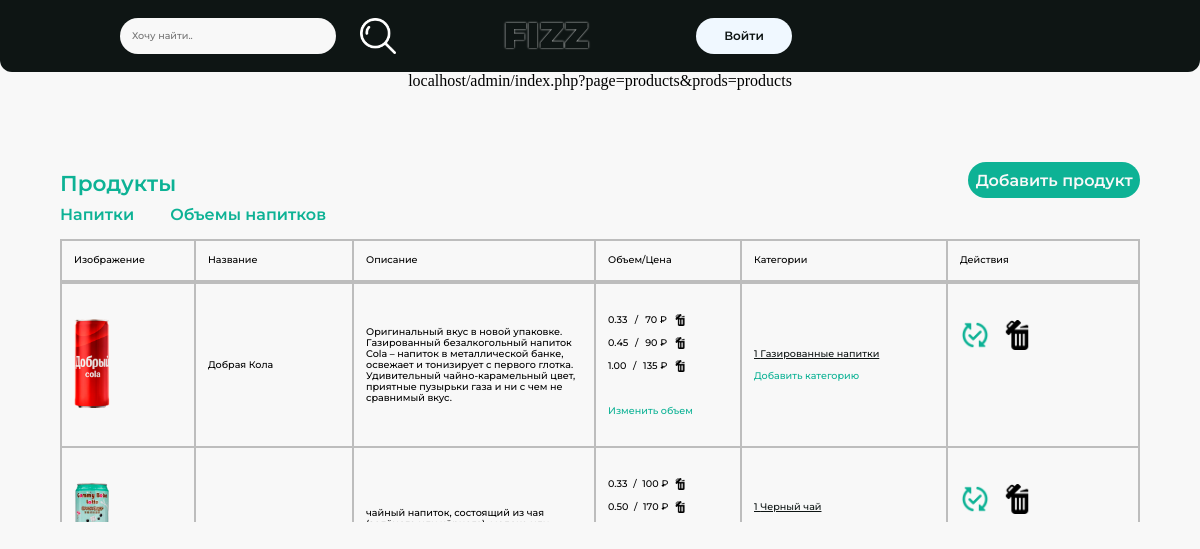
Page /admin/index.php?page=products&prods=products on the committed database.
### tables this page shows
CREATE TABLE `products` (
  `id_product` int(11) NOT NULL,
  `name_product` varchar(37) NOT NULL,
  `desc_product` text NOT NULL,
  `image_product` varchar(200) NOT NULL,
  `exist` enum('0','1') NOT NULL DEFAULT '1'
);

CREATE TABLE `volumes` (
  `id_volume_prod` int(11) NOT NULL,
  `id_product` int(11) NOT NULL,
  `volume_of_prod` decimal(3,2) NOT NULL,
  `price_volume` int(11) NOT NULL DEFAULT '100'
);

### admin/index.php (the view, shortened to what this page needs)
<?php
    include "header.php";
    echo "<div id='emtyAboveAcc'> </div>";
    $page = isset($_GET['page']) ? $_GET['page']  : false ;
    if($page && $page == 'categories'){
        echo "<div class='createNName' >
                    <h3 id='namePageAdmin'> Категории </h3>
                    <a class='createAdmin' href='createCategory.php'> Добавить категорию</a>
              </div>";
        echo "<div id='startCat'><table></div>
            <tr>
                <td class='thCat' id='thCat1'>Идентификатор</td>
                <td class='thCat' id='thCat2'>Название</td>
                <td class='thCat' id='thCat3'>Действия</td>
            </tr></table>";
    }
    else if($page && $page== 'products'){
        $prods = isset($_GET['prods']) ? $_GET['prods'] : false;
        echo "<div class='createNName' >
                    <h3 id='namePageAdmin'> Продукты </h3>";
                    if($prods && $prods == 'products'){
                        echo "<a class='createAdmin' href='createProduct.php'>Добавить продукт</a>";
                    }
                echo "</div>";
        echo "<div id='startProd'><a href='index.php?page=products&prods=products' class='navProdAdmin'>Напитки</a>  <a href='index.php?page=products&prods=volumes' class='navProdAdmin'>Объемы напитков</a></div>";
        if($prods == 'volumes'){
            echo "<div id='emtyOneProd2'></div>
            <table id='productsAdminTitle'>
                <tr>
                    <td class='titlePA' id='thV1'>Название</td>
                    <td class='titlePA' id='thV2'>Объем</td>
                    <td class='titlePA' id='thV3'>Цена</td>
                    <td class='titlePA' id='thV4'>Действия</td>
                </tr>
            </table>";
        }
        else{
            echo "<div id='emtyOneProd2'></div>
            <table id='productsAdminTitle'>
            <tr>
                <td class='titlePA' id='thP1'>Изображение</td>
                <td class='titlePA' id='thP2'>Название</td>
                <td class='titlePA' id='thP3'>Описание</td>
                <td class='titlePA' id='thP6'>Объем/Цена</td>
                <td class='titlePA' id='thP4'>Категории</td>
                <td class='titlePA' id='thP5'>Действия</td>
            </tr></table>";
        }
    }
    echo "<div id='scrollAdmin'>";
    if($page && $page == 'categories'){
        $categories = mysqli_fetch_all(mysqli_query($con, "SELECT `id_category`, `name_category` FROM `categories`"));
        $checkCat = 0;
        echo "<table class='tableAdminCat'>";
            foreach($categories as $cat){
                if($checkCat == 0){
                    echo "<tr>";
                    $checkCat = 1;
                }
                $check_exist = mysqli_fetch_array(mysqli_query($con, "SELECT exist FROM categories WHERE id_category=$cat[0]"));
                    echo "<td class='idCategory'>".$cat[0]."</td>
                          <td class='nameCategory'>".$cat[1]."</td>
                          <td class='actionCategory'>
                            <form action='updateCat-db.php' method='POST'>
                                <input type='hidden' name='idCat' value='".$cat[0]."'>
                                <input class='updateCatAct' type='submit' value=''>
                            </form>
                            <form id='actionCatForm' action='";
                            if($check_exist[0] == 1) {
                                echo "deleteCat-db.php";
                            }else{
                                echo "recoverCat-db.php";
                            }
                            echo "' method='POST'>
                                <input class='deleteCatAct' type='hidden' name='idCat' value='".$cat[0]."'>
                                <input class='";
                                if($check_exist[0] == '1') {
                                    echo 'deleteCatAct';
                                }else{
                                    echo 'recoverCatAct';
                                }
                                echo "' type='submit' value=''>
                            </form>
                          </td>";
                if($checkCat == 1){
                    echo "</tr>";
                    $checkCat = 0;
                }
            }
        echo "";
    }
    else if($page && $page == 'products'){
        $prods = isset($_GET['prods']) ? $_GET['prods'] : false;
        if($prods == 'volumes'){
            $count_row_vol = 0;
            $volumes = "SELECT products.name_product, volume_of_prod, price_volume, products.id_product, id_volume_prod FROM volumes JOIN products ON products.id_product=volumes.id_product";
            $num_row_vol = mysqli_num_rows(mysqli_query($con, $volumes));
            $volumes = mysqli_fetch_all(mysqli_query($con, $volumes));
            $countRowVol = 1;
            $lastProd = false;
            foreach($volumes as $volume){
                $numRowVol = mysqli_fetch_array(mysqli_query($con, "SELECT COUNT(*) FROM `volumes` WHERE id_product=".$volume[3]));
                $lastProd = $volume[0];
                if($count_row_vol == 0){
                    echo "<table id='productsAdminTitle'>";
                }
                echo "<tr>
                    <td class='adminVN'>".$volume[0]."</td>
                    <td class='adminVV'>".$volume[1]."</td>
                    <td class='adminVP'>".$volume[2]."</td>
                    <td class='adminVA'>
                        <form action='updateVolume.php' method='POST'>
                                <input type='hidden' name='idRowVol' value='".$volume[4]."'>
                                <input class='updateCatAct' type='submit' value=''>
                        </form>
                        <form id='actionCatForm' action='preDeleteVolume-db.php' method='POST'>
                                <input class='deleteCatAct' type='hidden' name='idRowVol' value='".$volume[4]."'>
                                <input class='deleteCatAct' type='submit' value=''>
                        </form>
                    </td>
                </tr>";
                if($countRowVol == $numRowVol[0]){
                    echo "<tr class='emtyRow'>
                    <td>&nbsp; </td>
                    <td>&nbsp; </td>
                    <td>&nbsp; </td>
                    <td>
                        <form class='' action='createVolume.php' method='POST'>
                            <input name='idProd' type='hidden' value='".$volume[3]."'>
                            <input class='createVol' type='submit' value='Создать для ".$volume[0]."'>
                        </form>
                    </td>
                    </tr>";
                    $countRowVol=0;
                }
                if($count_row_vol == $num_row_vol){
                    echo "</table>";
                }
                $count_row_vol++;
                $countRowVol++;
            }
        }
        else{
            $products = "SELECT id_product, image_product, name_product, desc_product FROM products";
            $products = mysqli_fetch_all(mysqli_query($con, $products));
            $countProd = 0;
            foreach($products as $prod){
                if($countProd == 0){
                    echo "<table id='productsAdminTitle' >";
                }
                echo "<tr>
                <td class='prodImg'><img src='../images/products/".$prod[1]."' alt='' class='imgAdminProd'></td>
                <td class='prodName'>".$prod[2]."</td>
                <td class='prodDesc'>".$prod[3]."</td>
                <td class='prodVol'>";
                $volumesProd = mysqli_query($con, "SELECT `id_volume_prod`, `id_product`, `volume_of_prod`, `price_volume` FROM `volumes` WHERE id_product=".$prod[0]);
                $numVP = mysqli_num_rows($volumesProd);
                $volumesProd = mysqli_fetch_all($volumesProd);
                $countVP = 1;
                if($numVP != 0){
                    foreach($volumesProd as $vp){
                        echo "<div class='inlineVol'> <span>$vp[2]</span>/<span>$vp[3] &#8381;</span> <a href='preDeleteVolProd-db.php?id=".$vp[0]."'><div class='deleteVolProd'></div></a> </div> <br>";
                        if($countVP == $numVP){
                            echo "<br><br><a class='updateVolInProd' href='index.php?page=products&prods=volumes'>Изменить объем</a>";
                            $countVP = 0;
                        }
                        $countVP++;
                    }
                }
                else{
                    echo "<a class='updateVolInProd' href='index.php?page=products&prods=volumes'>Изменить объем</a>";
                }
                echo"</td>";
                $catProd = "SELECT DISTINCT name_product, name_category, categories_of_products.id_product, categories_of_products.id_category FROM categories_of_products JOIN products ON products.id_product=categories_of_products.id_product JOIN categories ON categories.id_category=categories_of_products.id_category WHERE categories_of_products.id_product =".$prod[0];
                $numCatProd = mysqli_num_rows(mysqli_query($con, $catProd));
                $catProd = mysqli_fetch_all(mysqli_query($con, $catProd));
                $countCatProd = 1;
                echo "<td class='prodCat'>";
                if($numCatProd != 0){
                    foreach ($catProd as $cat_pro){
                        echo "<a class='catsProds' href='preDeleteCatProd.php?prod=".$cat_pro[2]."&cat=".$cat_pro[3]."'>".$countCatProd." ".$cat_pro[1]."</a>";
                        echo "<br><br>";
                        $countCatProd++;
                        if($numCatProd < $countCatProd){
                        echo "<a class='addCatProd' href='addCatForProd.php?idProd=".$cat_pro[2]."'>Добавить категорию</a>";
                    }
                    }
                }
                else{
                    echo "<a class='addCatProd' href='addCatForProd.php?idProd=".$cat_pro[2]."'>Добавить категорию</a>";
                }
                echo "</td>";
                $check_exist = mysqli_fetch_array(mysqli_query($con, "SELECT exist FROM `products` WHERE id_product=$cat_pro[2]"));
                echo "<td class='prodAction'>
                    <form action='updateProd.php' method='POST'>
                        <input type='hidden' name='idProd' value='".$prod[0]."'>
                        <input class='updateCatAct' type='submit' value=''>
                    </form>
                    <form id='actionCatForm' action='";
                    if($check_exist[0] == 1) {
                        echo "preDeleteProd-db.php";
                    }else{
                        echo "preRecoverProd-db.php";
                    }
                    echo "' method='POST'>
                        <input class='deleteCatAct' type='hidden' name='idProd' value='".$prod[0]."'>";
                        echo "<input class='";
                        if($check_exist[0] == 1) {
                            echo "deleteCatAct";
                        }else{
                            echo "recoverCatAct";
                        }
                        echo "' type='submit' value=''>";
                    echo "</form>
                </td>
                </tr>";
                $countProd++;
            }
        }
    }
    echo "</div>";
?>

### css/style.css (style rules this page uses)
* { padding: 0; margin: 0; }
body { overflow-x: hidden; }
#catalogNav { display: flex; flex-direction: column; align-items: center; background-color: #F8F8F8; }
#emtyOneProd2 { width: 100%; height: 1.8vmax; }
* { padding: 0; margin :0; }
#emtyAboveAcc { width: 100%; height: 6vmax; }
#scrollAdmin { display: flex; align-self: center; width: 90vmax; height: auto; max-height: 20vmax; overflow-y: scroll; }
#namePageAdmin { width: 90vmax; line-height: 200%; font-family: monserratSB; font-size: 1.8vmax; color: #0DB295; }
.updateCatAct { width: 2.5vmax; height: 2.5vmax; background-size: cover; border: transparent; background-color: transparent; background-image: url(../images/update.png); }
.deleteCatAct { width: 2.5vmax; height: 2.5vmax; background-size: cover; border: transparent; background-color: transparent; background-image: url(../images/delete.png); }
#startProd { width: 90vmax; height: 1vmax; display: flex; flex-direction: row; gap: 3vmax; }
.navProdAdmin { color: #0DB295; font-family: monserratSB; text-decoration: none; }
#productsAdminTitle { width: 90vmax; background-color: #BDBDBD; }
.titlePA { font-family: monserratSB; font-size: 1vmax; line-height: 280%; }
#thP1, .prodImg { background-color: #F8F8F8; width: 9vmax; padding: 0.5vmax 1vmax; font-family: monserratM; font-size: 0.8vmax; }
#thP2, .prodName { background-color: #F8F8F8; width: 11vmax; padding: 0.5vmax 1vmax; font-family: monserratM; font-size: 0.8vmax; }
#thP3, .prodDesc { background-color: #F8F8F8; width: 18vmax; padding: 0.5vmax 1vmax; font-family: monserratM; font-size: 0.8vmax; }
#thP4, .prodCat { background-color: #F8F8F8; width: 15vmax; padding: 0.2vmax 1vmax; font-family: monserratM; font-size: 0.8vmax; }
#thP5, .prodAction { background-color: #F8F8F8; padding: 0.5vmax 1vmax; font-family: monserratM; font-size: 0.8vmax; }
#thP6, .prodVol { width: 10vmax; background-color: #F8F8F8; padding: 0.5vmax 1vmax; font-family: monserratM; font-size: 0.8vmax; }
.prodAction { display: flex; flex-direction: row; gap: 1vmax; padding-top: 3vmax; min-height: 10vmax; }
.imgAdminProd { width: 3vmax; }
.updateVolInProd { text-decoration: transparent; color: #0DB295; }
.createNName { display: flex; flex-direction: row; width: 90vmax; }
.createAdmin { display: flex; align-items: center; justify-content: center; width: 17vmax; height: 3vmax; background-color: #0DB295; color: #F8F8F8; text-decoration: none; font-family: monserratSB; border-radius: 3vmax; }
.catsProds { color: #0E1514; font-family: monserratM; font-size: 0.8vmax; }
.addCatProd { text-decoration: transparent; color: #0DB295; font-family: monserratM; font-size: 0.8vmax; }
.deleteVolProd { width: 1vmax; height: 1vmax; background-image: url('../images/delete.png'); background-size: cover; }
.inlineVol { display: flex; flex-direction: row; justify-content: space-between; width: 65%; }
.inlineVol>a { display: flex; align-items: center; justify-content: center; width: 1vmax; height: 1vmax; }

### rows in the picture
products: image_product (picture), name_product "Добрая Кола", desc_product "Оригинальный вкус в новой упаковке. Газированный безалкогольный напиток Cola – напиток в металлической банке, освежает и тонизирует с первого глотка. Удивительный чайно-карамельный цвет, приятные пузырьки газа и ни с чем не сравнимый вкус.", cat_pro "Газированные напитки"
volumes: volume_of_prod "0.33", price_volume "70"
volumes: volume_of_prod "0.45", price_volume "90"
volumes: volume_of_prod "1.00", price_volume "135", shows "Изменить объем"
products: image_product (picture), desc_product "чайный напиток, состоящий из чая…", cat_pro "Черный чай"
volumes: volume_of_prod "0.33", price_volume "100"
volumes: volume_of_prod "0.50", price_volume "170"

### other values in the picture
$sLast "localhost/admin/index.php?page=products&prods=products"
